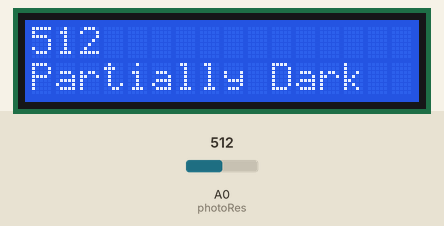
Recording of a sketch running on a simulated Arduino Uno, built with avr-gcc and run on an emulated ATmega328P. On the bench: 16×2 character LCD. The inputs (shaded band) are chosen by the test bench; at power-on: A0 (photoRes) = 512.

Above: at 2.2 s.
2.3 s: A0 (photoRes) set to 490
At 3.2 s:
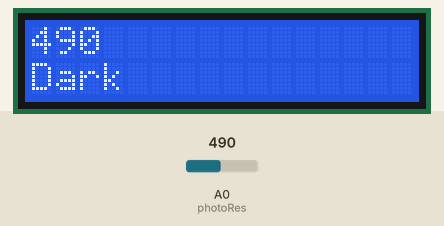
3.8 s: A0 (photoRes) set to 810
At 5.1 s:
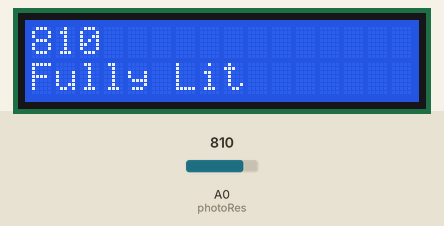
6.8 s: A0 (photoRes) set to 790
At 7.2 s:
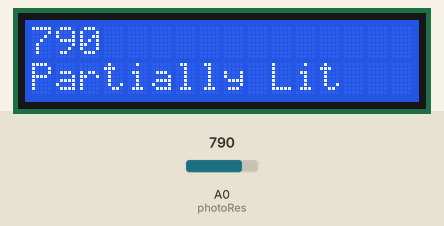
8.4 s: A0 (photoRes) set to 690
At 9.7 s:
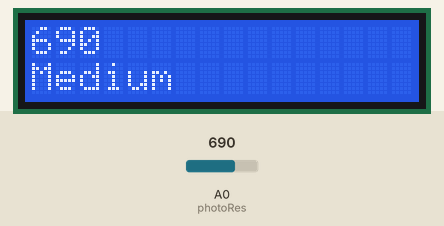
Timing chart, 0 to 10.9 s (numbered marks = the images above; inputs shaded):
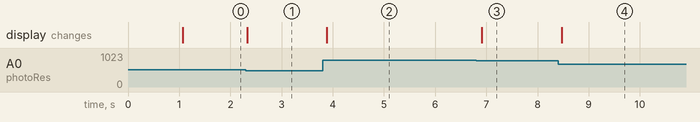

Measured:
- after the input at 2.3 s, the display: changes at once (image 1)
- after the input at 3.8 s, the display: changes after 0.08 s (image 2)
- after the input at 6.8 s, the display: changes after 0.11 s (image 3)
- after the input at 8.4 s, the display: changes after 0.08 s (image 4)

The sketch:

osalas3Lab4.ino
```cpp
/*
 * Author: Omar Salas-Rodriguez
 * UIN: 652945181
 * NetID: osalas3
 * Lab 4 - LCD and Photoresistor
 *
 * Description: Simple Photoresistor program that outputs the
 *              value for the amount of light being received
 *              by the Photoresistor onto the LCD.
 *              By doing some tests, the resistor has an average
 *              max value of 100 in a fully lit room. Then, by
 *              varying the brightness of the lightbulb and
 *              dividing the max by 5, the result coincides
 *              with the 5 text values as such:
 *              Dark:            <= 500
 *              Partially Dark:  500 <= 600
 *              Medium:          600 <= 700
 *              Partially Lit:   70 <= 800
 *              Fully List:      800 >
 *
 * References: Photoresistor tutorial on instructables.com
 *
 */

#include <LiquidCrystal.h>

// Initialize all the pins connected from the LCD to the arduino
const int rs = 12;
const int en = 11;
const int d4 = 5;
const int d5 = 4;
const int d6 = 3;
const int d7 = 2;

// Initialize the LCD object
LiquidCrystal lcd(rs, en, d4, d5, d6, d7);

// Initialize the Photoresistor analog input and value
const int photoRes = A0;
int photoValue = 0;

void setup() {
  // Set up the LCD's number of columns and rows:
  lcd.begin(16, 2);
  // Set up analog input for photoresistor
  pinMode(photoRes, INPUT);
  delay(1000);
}

void loop() {
  // Read in the value of the photoresistor
  photoValue = analogRead(photoRes);

  // Clear the screen and display the value
  lcd.clear();
  lcd.print(photoValue);
  lcd.setCursor(0,1);

  // Check the level of brightness being recorded and print it
  if(photoValue <= 500)
    lcd.print("Dark");
  else if(photoValue > 500 && photoValue <= 600)
    lcd.print("Partially Dark");
  else if(photoValue > 600 && photoValue <= 700)
    lcd.print("Medium");
  else if(photoValue > 700 && photoValue <= 800)
    lcd.print("Partially Lit");
  else
    lcd.print("Fully Lit");

  lcd.setCursor(0,0);
  delay(100);

}
```
